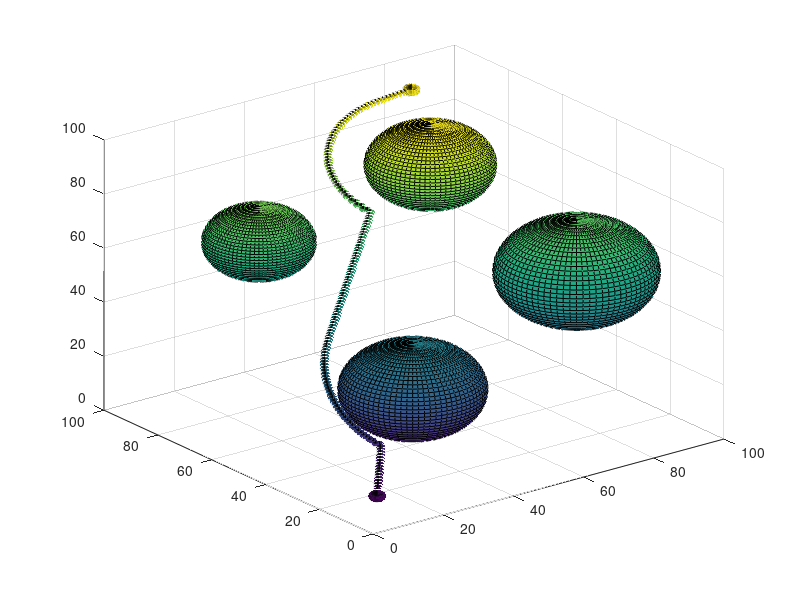

MATLAB code for this plot:
function main
%obsticale 1
N = 40;
thetavec = linspace(0,pi,N);
phivec = linspace(0,2*pi,2*N);
[th, ph] = meshgrid(thetavec,phivec);
radius1 = 13; % should be your R(theta,phi) surface in general
cen1.x = 25;
cen1.y = 75;
cen1.z = 65;
global xo1;
xo1 = cen1.x +  radius1.*sin(th).*cos(ph);
global yo1;
yo1 = cen1.y + radius1.*sin(th).*sin(ph);
global zo1;
zo1 = cen1.z + radius1.*cos(th);
%storing obstical1 as obst1 object
obst1 = {};
obst1{1}=cen1;
obst1{2} =radius1;

%obsticale 2
N = 40;
thetavec = linspace(0,pi,N);
phivec = linspace(0,2*pi,2*N);
[th, ph] = meshgrid(thetavec,phivec);
radius2 = 19; % should be your R(theta,phi) surface in general
cen2.x = 81;
cen2.y = 30;
cen2.z = 55;
global xo2;
xo2 = cen2.x +  radius2.*sin(th).*cos(ph);
global yo2;
yo2 = cen2.y + radius2.*sin(th).*sin(ph);
global zo2;
zo2 = cen2.z + radius2.*cos(th);
%storing obstical2 as obst2 object
obst2 = {};
obst2{1}=cen2;
obst2{2} =radius2;


%obsticale 3
N = 40;
thetavec = linspace(0,pi,N);
phivec = linspace(0,2*pi,2*N);
[th, ph] = meshgrid(thetavec,phivec);
radius3 = 15; % should be your R(theta,phi) surface in general
cen3.x = 70;
cen3.y = 70;
cen3.z = 80;
global xo3;
xo3 = cen3.x +  radius3.*sin(th).*cos(ph);
global yo3;
yo3 = cen3.y + radius3.*sin(th).*sin(ph);
global zo3;
zo3 = cen3.z + radius3.*cos(th);
%storing obstical3 as obst3 object
obst3 = {};
obst3{1}=cen3;
obst3{2} =radius3;

%obsticale 4
N = 40;
thetavec = linspace(0,pi,N);
phivec = linspace(0,2*pi,2*N);
[th, ph] = meshgrid(thetavec,phivec);
radius4 = 17; % should be your R(theta,phi) surface in general
cen4.x = 32;
cen4.y = 27;
cen4.z = 30;
global xo4;
xo4 = cen4.x +  radius4.*sin(th).*cos(ph);
global yo4;
yo4 = cen4.y + radius4.*sin(th).*sin(ph);
global zo4;
zo4 = cen4.z + radius4.*cos(th);
%storing obstical4 as obst4 object
obst4 = {};
obst4{1} = cen4; 
obst4{2} =radius4;

%define a star point
%plotting start point
N = 40;
thetavec = linspace(0,pi,N);
phivec = linspace(0,2*pi,2*N);
[th, ph] = meshgrid(thetavec,phivec);
radiuss = 2; % should be your R(theta,phi) surface in general
start.x = 5;
start.y = 5;
start.z = 10;
global xos;
xos = start.x +  radiuss.*sin(th).*cos(ph);
global yos;
yos = start.y + radiuss.*sin(th).*sin(ph);
global zos;
zos = start.z + radiuss.*cos(th);

%define a goal point
%plotting goal point
N = 40;
thetavec = linspace(0,pi,N);
phivec = linspace(0,2*pi,2*N);
[th, ph] = meshgrid(thetavec,phivec);
radiusg = 2; % should be your R(theta,phi) surface in general
goal.x = 80;
goal.y = 90;
goal.z = 95;
global xog;
xog = goal.x +  radiusg.*sin(th).*cos(ph);
global yog;
yog = goal.y + radiusg.*sin(th).*sin(ph);
global zog;
zog = goal.z + radiusg.*cos(th);


figure;
surf(xo1,yo1,zo1);
hold on;
surf(xo2,yo2,zo2);
surf(xo3,yo3,zo3);
surf(xo4,yo4,zo4);
surf(xos,yos,zos);
surf(xog,yog,zog);

%storing all obstacle objects in one single object
obstacles = {obst1,obst2,obst3,obst4};

%setting parameters for potentials calculation
k=6;           %for attractive potential           
m=10000000000;          %for repulsive potential
step = 1.0;         % step size to simulate the speed of robot
current = start;     % current position of robot

%check distance between goal and robot
distance = (current.x-goal.x)^2+(current.y-goal.y)^2+(current.z-goal.z)^2;
while(distance > step)
	
	% calculating attractive and repulsive potentials & forces
	[xatt,yatt,zatt] = attractive_f(current,goal,k);  
	[xrep,yrep,zrep] = repulsive_f(current,obstacles,m);
	
	% resultant gradients in x and y direction
	dux = xatt-xrep;
	duy = yatt-yrep;
    duz = zatt-zrep;
	
	theta = atan2(duy,dux);
    phy = atan2(duz,(sqrt(dux^2+duy^2)));
	
	movx = step * cos(theta)*cos(phy);
	movy = step * sin(theta)*cos(phy);
    movz = step * sin(phy);
	
	%updating the current position
	current.x = current.x + movx;
	current.y = current.y + movy;
    current.z = current.z + movz;
	
	%plotting the updates position of robot
    N = 40;
    thetavec = linspace(0,pi,N);
    phivec = linspace(0,2*pi,2*N);
    [th, ph] = meshgrid(thetavec,phivec);
    r5 = 1; % should be your R(theta,phi) surface in general
    xor = current.x +  r5.*sin(th).*cos(ph);
    yor = current.y + r5.*sin(th).*sin(ph);
    zor = current.z + r5.*cos(th);
	surf(xor,yor,zor);
	% pause of 0.001s to visualize the progress
	pause(0.1);
	
	%check distance between goal and robot
	distance = (current.x-goal.x)^2+(current.y-goal.y)^2+(current.z - goal.z)^2;
  
end
end
%function for finding attactive force
function  [Yatx,Yaty,Yatz] = attractive_f(c,g,k)
	r = dist(c,g);
	theta = dir1(c,g);
    phy = dir2(c,g);
	Yatx=k*r*cos(theta)*cos(phy);
	Yaty=k*r*sin(theta)*cos(phy);
    Yatz=k*r*sin(phy);
end

%function for finding repulsive force
function [xrep,yrep,zrep]=repulsive_f(c,obstacles,m)
  n = size(obstacles,2);
  thres = 10;
  for i=1:n
	obs = obstacles{i};
	center = obs{1};
	radi = obs{2};
	theta = dir1(c,center);
    phy = dir2(c,center);
	dis=dist(c,center);
	Po = radi + thres;
	if dis > Po
      	x(i)=0;
      	y(i)=0;
        z(i)=0;
	else
   	rep=m*(1/dis-1/Po)^2*1/(dis^2);
   	x(i)=rep*cos(theta)*cos(phy);
   	y(i)=rep*sin(theta)*cos(phy);
    z(i)=rep*sin(phy);
	end
  end
   xrep=sum(x);
   yrep=sum(y);
   zrep=sum(z);
end
%Function for calculate directions
function distance = dist(c,g)
distance = sqrt((c.x-g.x)^2+(c.y-g.y)^2+(c.z-g.z)^2);
end
%Function for calculate robot direction
function theta = dir1(c,g)
theta = atan2((g.y-c.y),(g.x-c.x));
end
function phy = dir2(c,g)
phy = atan2((g.z-c.z),(sqrt((g.y-c.y)^2+(g.x-c.x)^2)));
end